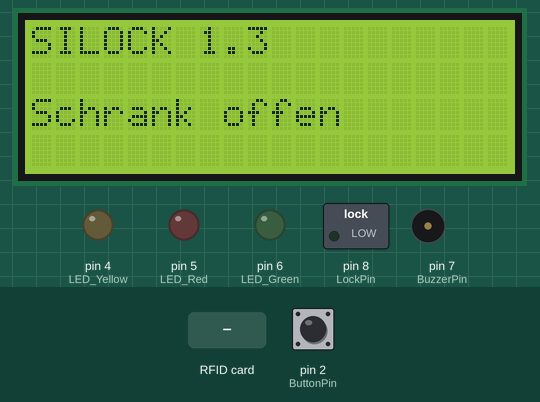
A sketch run on a simulated Arduino Uno, built with avr-gcc and run on an emulated ATmega328P. Shown: 20×4 character LCD, switched loads named in the sketch (green lamp = pin HIGH), output pins drawn as LEDs (lit = HIGH), buzzer (waves = sounding). The test bench sets the inputs (shaded band); at power-on: pin 2 (ButtonPin) LOW. Pins used as bus, display or sensor lines are not drawn; what the sketch prints to the serial monitor is not drawn.

Above: at 2.3 s.
2.4 s: RFID card 5E 7A 19 C4 held to the reader
At 4.6 s:
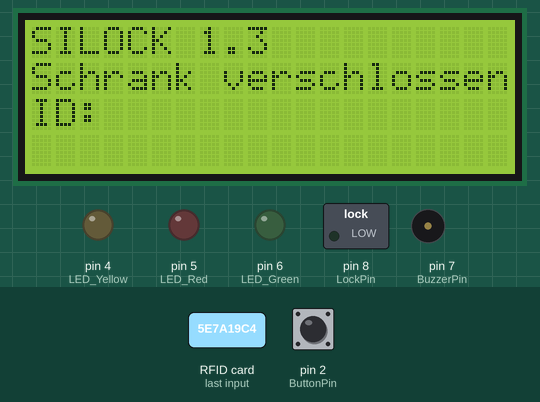
4.9 s: RFID card 5E 7A 19 C4 held to the reader
At 5.9 s:
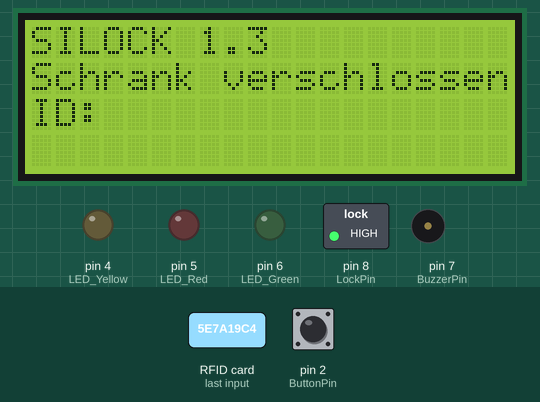
7.9 s: pin 2 (ButtonPin) pulled HIGH for 1 s
At 8.7 s:
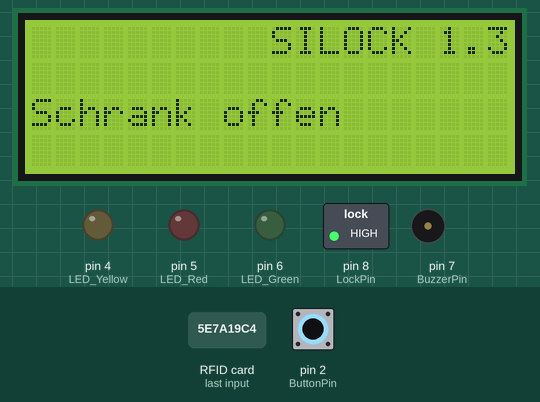
Timing chart, 0 to 10.9 s (numbered marks = the images above; inputs shaded):
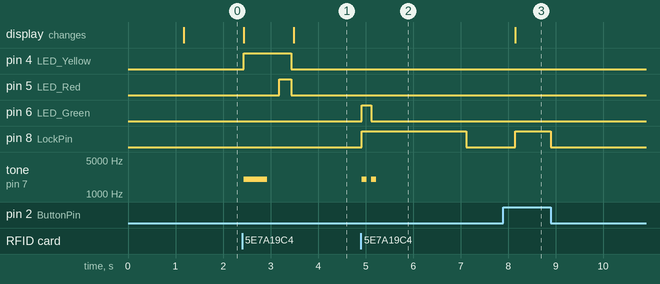

Measured:
- after the input at 2.4 s, pin 4 (LED_Yellow): LOW → HIGH at once, → LOW 1.0 s later; pin 5 (LED_Red): LOW → HIGH after 0.78 s, → LOW 0.25 s later; tone on pin 7 (BuzzerPin): silent → 2000 Hz at once, → silent 0.50 s later; the display: first changes at once (image 1 shows a later state)
- after the input at 4.9 s, pin 6 (LED_Green): LOW → HIGH at once, → LOW 0.20 s later; pin 8 (LockPin): LOW → HIGH at once, → LOW 2.2 s later; tone on pin 7 (BuzzerPin): alternates 2000 Hz for 0.10 s and silent for 0.10 s, 4 changes in all, then stays silent, starting at once
- after the input at 7.9 s, pin 8 (LockPin): LOW → HIGH after 0.25 s, → LOW 0.75 s later

The sketch:

RFIDSHEESH_read_I2C_Relais_UnlockButton_V1.3.ino
```cpp
#include <SPI.h>
#include <MFRC522.h>
//#include <Wire.h>
#include <LiquidCrystal_I2C.h>


//MFRC522 mfrc522(SS_PIN, RST_PIN);
LiquidCrystal_I2C lcd(0x3F, 20, 4); // set the LCD address to 0x3F for a 16 chars and 2 line display

int ButtonPin = 2; //Eventuell mit Interrupt

int LED_Yellow    = 4;
int LED_Red       = 5;
int LED_Green     = 6;

int BuzzerPin     = 7;
int LockPin       = 8;

#define     RST_PIN 9
#define     SS_PIN 10

MFRC522 mfrc522(SS_PIN, RST_PIN);

long   CardID      = 0;
bool   LockState   = 0;

String lastState   = "";

int minTime    = 1500; //Minimale Wartezeit zwischen ver- und entriegeln des Schranks in Millisekunden
int unlocktime = 5000; //Zeit die das Relais nach dem Öffnen anzieht

long long Time1;


long Whitelist[]  = {331260, 2312360};
String KnownUsers[] = {".Mandorf", "2234520.Stoll", ".Fecke", "572260.Keßler", "331260.Hugger"};

void setup()
{

  //Hier wird die Startbotschaft kurz auf dem Display angezeigt
  lcd.init();
  lcd.backlight();
  lcd.setCursor(0, 0);
  lcd.print("Herzlich Willkommen!");
  lcd.setCursor(5, 2);
  lcd.print("SILOCK 1.3");
  delay(1000);
  //lcd.clear();

  //Die Kommunikation mit dem RIFD Sensor wird aufgebaut
  Serial.begin(9600); //Die Baudrate von 9600 Einheiten pro Sekunde wird eingestellt
  SPI.begin();
  mfrc522.PCD_Init(); //Der RIFD Sensor wird initialisiert

  //Die Ausgangspins werden deklariert
  pinMode (LED_Red, OUTPUT);          // Der LEDPin ist jetzt ein Ausgang
  pinMode (LED_Green, OUTPUT);        // Der LEDPin ist jetzt ein Ausgang
  pinMode (LED_Yellow, OUTPUT);       // Der LEDPin ist jetzt ein Ausgang
  pinMode (BuzzerPin, OUTPUT);        // Der BuzzerPin ist jetzt ein Ausgang
  pinMode (LockPin, OUTPUT);          // Der LockPin ist jetzt ein Ausgang
  pinMode (ButtonPin, INPUT);         // Der ButtonPin ist jetzt ein Eingang

  lcd.clear();
  lcd.setCursor(0, 0);
  lcd.print("SILOCK 1.3");
  lcd.setCursor(0, 2);
  lcd.print("Schrank offen");

  LockState = true;
}

void loop()
{

  if ( ! mfrc522.PICC_IsNewCardPresent()) { //Überprüft, ob eine Karte vor auf dem Scanner liegt
    lastState = "noCard";
    //Serial.println("keine Karte vorhanden");
    return;
  }

  if ( ! mfrc522.PICC_ReadCardSerial()) {   //Überprüft, ob eine lesbare Karte vor auf dem scanner liegt
    Serial.println("Karte kk");
    return;
  }

  long CardActual = 0;

  if (!CardID)
  {
    lcd.clear();
    CardID = scan();
    Serial.println("Karte eingespeichert");
    lastState = "CardSaved";
    Time1 = millis();

    //Buzzer
    tone(BuzzerPin, 2000, 500);

    //LED Indikatoren
    tone(BuzzerPin, 2000, 500);
    digitalWrite(LED_Yellow, HIGH);
    delay(750);
    digitalWrite(LED_Red, HIGH);
    delay(250);
    digitalWrite(LED_Yellow, LOW);
    digitalWrite(LED_Red, LOW);

    //LCD Ausgabe
    lcd.setCursor(0, 0);
    lcd.print("SILOCK 1.3");

    lcd.setCursor(0, 1);
    lcd.print("Schrank verschlossen");
    LockState = false;

    lcd.setCursor(0, 2);
    lcd.print("ID:");

    //String Name = Namecheck();

    lcd.setCursor(0, 3);
    //lcd.print(""+Name);

  }

  else
  {
    CardActual = scan();
    long long passed = millis() - Time1;

    if (CardActual == CardID && lastState == "noCard" && minTime <= passed )
    {
      unlock();
      Serial.println("Korrekte Karte");
      CardID = 0;
      Serial.println("Karte gelöscht");
      delay(1000);

      lcd.clear();
      lcd.setCursor(0, 0);
      lcd.setCursor(10, 0);
      lcd.print("SILOCK 1.3");
      lcd.setCursor(0, 2);
      lcd.print("Schrank offen");
    }

    else if (CardActual != CardID)
    {
      audioFeedback(false);
    }
  }

  long code = 0;

  while(digitalRead(ButtonPin))
    digitalWrite(LockPin, HIGH);

  digitalWrite(LockPin, LOW);
} //Main Loop beendet

String Namecheck()
{

}

void unlock()
{
  //bool signal = in;
  digitalWrite (LockPin, HIGH);
  audioFeedback(true);
  delay(1000);
  digitalWrite (LockPin, LOW);
}

void OpenButton()
{

}

long scan()
{
  long k = 0;
  for (byte i = 0; i < mfrc522.uid.size; i++)
  {
    k = ((k + mfrc522.uid.uidByte[i]) * 10);
  }
  Serial.print("Die eingelesene Kartennummer lautet:");
  Serial.println(k);
  return k;
}

void audiovisualFeedback(String status)
{
   String currentstate=status;

}

void audioFeedback(bool status)
{
  bool code = status;
  if (code) //Wenn die richtige Karte aufgelegt ist
  {
    tone(BuzzerPin, 2000, 100);
    digitalWrite (LED_Green, HIGH);
    delay (200);
    tone(BuzzerPin, 2000, 100);
    digitalWrite (LED_Green, LOW);
    delay (1000);
  }

  else //Wenn die falsche Karte aufgelegt ist
  {
    digitalWrite (LED_Red, HIGH);
    //delay(500);
    tone(BuzzerPin, 3000, 100);
    delay(150);
    tone(BuzzerPin, 3000, 100);
    delay(150);
    tone(BuzzerPin, 3000, 100);
    delay(500);
    digitalWrite (LED_Red, LOW);
    Serial.println("Falsche Karte");
  }
}
```
